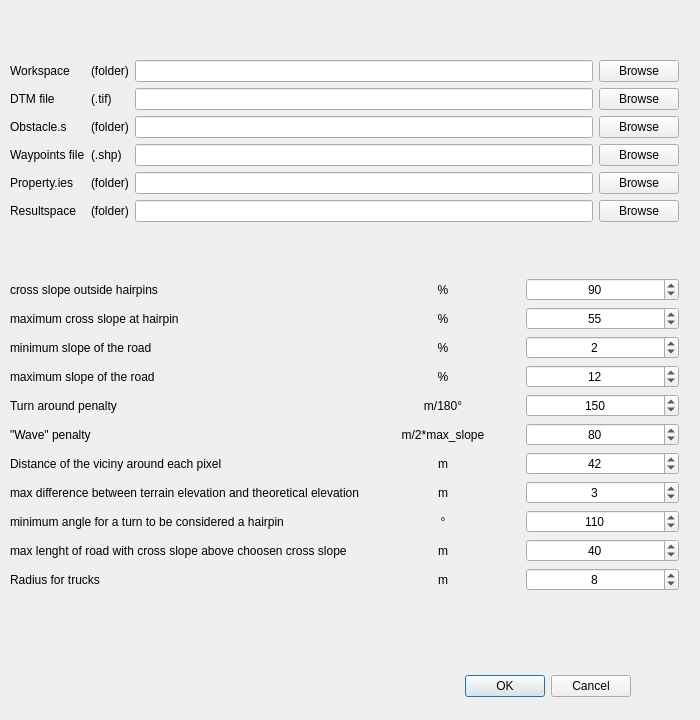
<?xml version="1.0" encoding="UTF-8"?>
<ui version="4.0">
 <class>sylvaroadDialogBase</class>
 <widget class="QDialog" name="sylvaroadDialogBase">
  <property name="geometry">
   <rect>
    <x>0</x>
    <y>0</y>
    <width>700</width>
    <height>720</height>
   </rect>
  </property>
  <property name="minimumSize">
   <size>
    <width>700</width>
    <height>720</height>
   </size>
  </property>
  <property name="maximumSize">
   <size>
    <width>700</width>
    <height>720</height>
   </size>
  </property>
  <property name="font">
   <font>
    <family>Nirmala UI</family>
    <pointsize>9</pointsize>
    <kerning>true</kerning>
   </font>
  </property>
  <property name="windowTitle">
   <string>SylvaRoad</string>
  </property>
  <property name="windowIcon">
   <iconset>
    <normalon>img/sylvaroad.ico</normalon>
   </iconset>
  </property>
  <property name="locale">
   <locale language="English" country="UnitedStates"/>
  </property>
  <widget class="QDialogButtonBox" name="button_box">
   <property name="geometry">
    <rect>
     <x>290</x>
     <y>670</y>
     <width>341</width>
     <height>32</height>
    </rect>
   </property>
   <property name="orientation">
    <enum>Qt::Horizontal</enum>
   </property>
   <property name="standardButtons">
    <set>QDialogButtonBox::Cancel|QDialogButtonBox::Ok</set>
   </property>
  </widget>
  <widget class="QWidget" name="verticalLayoutWidget">
   <property name="geometry">
    <rect>
     <x>10</x>
     <y>10</y>
     <width>669</width>
     <height>631</height>
    </rect>
   </property>
   <layout class="QVBoxLayout" name="verticalLayout">
    <item>
     <layout class="QGridLayout" name="gridLayout_3">
      <item row="5" column="0">
       <widget class="QLabel" name="label_6">
        <property name="font">
         <font>
          <family>Nirmala UI</family>
          <pointsize>9</pointsize>
          <kerning>true</kerning>
         </font>
        </property>
        <property name="text">
         <string>Resultspace</string>
        </property>
       </widget>
      </item>
      <item row="5" column="1">
       <widget class="QLabel" name="label_23">
        <property name="font">
         <font>
          <family>Nirmala UI</family>
          <pointsize>9</pointsize>
          <kerning>true</kerning>
         </font>
        </property>
        <property name="text">
         <string>(folder)</string>
        </property>
       </widget>
      </item>
      <item row="4" column="1">
       <widget class="QLabel" name="label_22">
        <property name="font">
         <font>
          <family>Nirmala UI</family>
          <pointsize>9</pointsize>
          <kerning>true</kerning>
         </font>
        </property>
        <property name="text">
         <string>(folder)</string>
        </property>
       </widget>
      </item>
      <item row="5" column="2">
       <widget class="QLineEdit" name="lineEdit_6">
        <property name="font">
         <font>
          <family>Nirmala UI</family>
          <pointsize>9</pointsize>
          <kerning>true</kerning>
         </font>
        </property>
       </widget>
      </item>
      <item row="4" column="0">
       <widget class="QLabel" name="label_5">
        <property name="font">
         <font>
          <family>Nirmala UI</family>
          <pointsize>9</pointsize>
          <kerning>true</kerning>
         </font>
        </property>
        <property name="text">
         <string>Property.ies</string>
        </property>
       </widget>
      </item>
      <item row="1" column="2">
       <widget class="QLineEdit" name="lineEdit_2">
        <property name="font">
         <font>
          <family>Nirmala UI</family>
          <pointsize>9</pointsize>
          <kerning>true</kerning>
         </font>
        </property>
       </widget>
      </item>
      <item row="0" column="1">
       <widget class="QLabel" name="label_18">
        <property name="font">
         <font>
          <family>Nirmala UI</family>
          <pointsize>9</pointsize>
          <kerning>true</kerning>
         </font>
        </property>
        <property name="text">
         <string>(folder)</string>
        </property>
       </widget>
      </item>
      <item row="2" column="0">
       <widget class="QLabel" name="label_3">
        <property name="font">
         <font>
          <family>Nirmala UI</family>
          <pointsize>9</pointsize>
          <kerning>true</kerning>
         </font>
        </property>
        <property name="text">
         <string>Obstacle.s</string>
        </property>
       </widget>
      </item>
      <item row="1" column="1">
       <widget class="QLabel" name="label_19">
        <property name="font">
         <font>
          <family>Nirmala UI</family>
          <pointsize>9</pointsize>
          <kerning>true</kerning>
         </font>
        </property>
        <property name="text">
         <string>(.tif)</string>
        </property>
       </widget>
      </item>
      <item row="2" column="2">
       <widget class="QLineEdit" name="lineEdit_3">
        <property name="font">
         <font>
          <family>Nirmala UI</family>
          <pointsize>9</pointsize>
          <kerning>true</kerning>
         </font>
        </property>
       </widget>
      </item>
      <item row="3" column="2">
       <widget class="QLineEdit" name="lineEdit_4">
        <property name="font">
         <font>
          <family>Nirmala UI</family>
          <pointsize>9</pointsize>
          <kerning>true</kerning>
         </font>
        </property>
       </widget>
      </item>
      <item row="0" column="2">
       <widget class="QLineEdit" name="lineEdit_1">
        <property name="font">
         <font>
          <family>Nirmala UI</family>
          <pointsize>9</pointsize>
          <kerning>true</kerning>
         </font>
        </property>
       </widget>
      </item>
      <item row="2" column="1">
       <widget class="QLabel" name="label_20">
        <property name="font">
         <font>
          <family>Nirmala UI</family>
          <pointsize>9</pointsize>
          <kerning>true</kerning>
         </font>
        </property>
        <property name="text">
         <string>(folder)</string>
        </property>
       </widget>
      </item>
      <item row="0" column="0">
       <widget class="QLabel" name="label_1">
        <property name="font">
         <font>
          <family>Nirmala UI</family>
          <pointsize>9</pointsize>
          <kerning>true</kerning>
         </font>
        </property>
        <property name="text">
         <string>Workspace</string>
        </property>
       </widget>
      </item>
      <item row="3" column="0">
       <widget class="QLabel" name="label_4">
        <property name="font">
         <font>
          <family>Nirmala UI</family>
          <pointsize>9</pointsize>
          <kerning>true</kerning>
         </font>
        </property>
        <property name="text">
         <string>Waypoints file</string>
        </property>
       </widget>
      </item>
      <item row="4" column="2">
       <widget class="QLineEdit" name="lineEdit_5">
        <property name="font">
         <font>
          <family>Nirmala UI</family>
          <pointsize>9</pointsize>
          <kerning>true</kerning>
         </font>
        </property>
       </widget>
      </item>
      <item row="1" column="0">
       <widget class="QLabel" name="label_2">
        <property name="font">
         <font>
          <family>Nirmala UI</family>
          <pointsize>9</pointsize>
          <kerning>true</kerning>
         </font>
        </property>
        <property name="text">
         <string>DTM file</string>
        </property>
       </widget>
      </item>
      <item row="3" column="1">
       <widget class="QLabel" name="label_21">
        <property name="font">
         <font>
          <family>Nirmala UI</family>
          <pointsize>9</pointsize>
          <kerning>true</kerning>
         </font>
        </property>
        <property name="text">
         <string>(.shp)</string>
        </property>
       </widget>
      </item>
      <item row="0" column="3">
       <widget class="QPushButton" name="pushButton_1">
        <property name="font">
         <font>
          <family>Nirmala UI</family>
          <pointsize>9</pointsize>
          <kerning>true</kerning>
         </font>
        </property>
        <property name="text">
         <string>Browse</string>
        </property>
       </widget>
      </item>
      <item row="1" column="3">
       <widget class="QPushButton" name="pushButton_2">
        <property name="font">
         <font>
          <family>Nirmala UI</family>
          <pointsize>9</pointsize>
          <kerning>true</kerning>
         </font>
        </property>
        <property name="text">
         <string>Browse</string>
        </property>
       </widget>
      </item>
      <item row="2" column="3">
       <widget class="QPushButton" name="pushButton_3">
        <property name="font">
         <font>
          <family>Nirmala UI</family>
          <pointsize>9</pointsize>
          <kerning>true</kerning>
         </font>
        </property>
        <property name="text">
         <string>Browse</string>
        </property>
       </widget>
      </item>
      <item row="3" column="3">
       <widget class="QPushButton" name="pushButton_4">
        <property name="font">
         <font>
          <family>Nirmala UI</family>
          <pointsize>9</pointsize>
          <kerning>true</kerning>
         </font>
        </property>
        <property name="text">
         <string>Browse</string>
        </property>
       </widget>
      </item>
      <item row="4" column="3">
       <widget class="QPushButton" name="pushButton_5">
        <property name="font">
         <font>
          <family>Nirmala UI</family>
          <pointsize>9</pointsize>
          <kerning>true</kerning>
         </font>
        </property>
        <property name="text">
         <string>Browse</string>
        </property>
       </widget>
      </item>
      <item row="5" column="3">
       <widget class="QPushButton" name="pushButton_6">
        <property name="font">
         <font>
          <family>Nirmala UI</family>
          <pointsize>9</pointsize>
          <kerning>true</kerning>
         </font>
        </property>
        <property name="text">
         <string>Browse</string>
        </property>
       </widget>
      </item>
     </layout>
    </item>
    <item>
     <layout class="QGridLayout" name="gridLayout_2">
      <item row="4" column="1">
       <widget class="QLabel" name="label_27">
        <property name="font">
         <font>
          <family>Nirmala UI</family>
          <pointsize>9</pointsize>
          <kerning>true</kerning>
         </font>
        </property>
        <property name="text">
         <string>%</string>
        </property>
        <property name="alignment">
         <set>Qt::AlignCenter</set>
        </property>
       </widget>
      </item>
      <item row="10" column="2">
       <widget class="QSpinBox" name="spinBox_10">
        <property name="font">
         <font>
          <family>Nirmala UI</family>
          <pointsize>9</pointsize>
          <kerning>true</kerning>
         </font>
        </property>
        <property name="alignment">
         <set>Qt::AlignCenter</set>
        </property>
        <property name="maximum">
         <number>9999</number>
        </property>
        <property name="value">
         <number>40</number>
        </property>
       </widget>
      </item>
      <item row="3" column="1">
       <widget class="QLabel" name="label_26">
        <property name="font">
         <font>
          <family>Nirmala UI</family>
          <pointsize>9</pointsize>
          <kerning>true</kerning>
         </font>
        </property>
        <property name="text">
         <string>%</string>
        </property>
        <property name="alignment">
         <set>Qt::AlignCenter</set>
        </property>
       </widget>
      </item>
      <item row="10" column="1">
       <widget class="QLabel" name="label_33">
        <property name="font">
         <font>
          <family>Nirmala UI</family>
          <pointsize>9</pointsize>
          <kerning>true</kerning>
         </font>
        </property>
        <property name="text">
         <string>m</string>
        </property>
        <property name="alignment">
         <set>Qt::AlignCenter</set>
        </property>
       </widget>
      </item>
      <item row="4" column="0">
       <widget class="QLabel" name="label_10">
        <property name="font">
         <font>
          <family>Nirmala UI</family>
          <pointsize>9</pointsize>
          <kerning>true</kerning>
         </font>
        </property>
        <property name="text">
         <string>maximum slope of the road</string>
        </property>
       </widget>
      </item>
      <item row="10" column="0">
       <widget class="QLabel" name="label_16">
        <property name="font">
         <font>
          <family>Nirmala UI</family>
          <pointsize>9</pointsize>
          <kerning>true</kerning>
         </font>
        </property>
        <property name="text">
         <string>max lenght of road with cross slope above choosen cross slope</string>
        </property>
       </widget>
      </item>
      <item row="3" column="2">
       <widget class="QSpinBox" name="spinBox_3">
        <property name="font">
         <font>
          <family>Nirmala UI</family>
          <pointsize>9</pointsize>
          <kerning>true</kerning>
         </font>
        </property>
        <property name="alignment">
         <set>Qt::AlignCenter</set>
        </property>
        <property name="value">
         <number>2</number>
        </property>
       </widget>
      </item>
      <item row="3" column="0">
       <widget class="QLabel" name="label_9">
        <property name="font">
         <font>
          <family>Nirmala UI</family>
          <pointsize>9</pointsize>
          <kerning>true</kerning>
         </font>
        </property>
        <property name="text">
         <string>minimum slope of the road</string>
        </property>
       </widget>
      </item>
      <item row="11" column="0">
       <widget class="QLabel" name="label_17">
        <property name="font">
         <font>
          <family>Nirmala UI</family>
          <pointsize>9</pointsize>
          <kerning>true</kerning>
         </font>
        </property>
        <property name="text">
         <string>Radius for trucks</string>
        </property>
       </widget>
      </item>
      <item row="8" column="2">
       <widget class="QSpinBox" name="spinBox_8">
        <property name="font">
         <font>
          <family>Nirmala UI</family>
          <pointsize>9</pointsize>
          <kerning>true</kerning>
         </font>
        </property>
        <property name="alignment">
         <set>Qt::AlignCenter</set>
        </property>
        <property name="maximum">
         <number>100</number>
        </property>
        <property name="singleStep">
         <number>1</number>
        </property>
        <property name="value">
         <number>3</number>
        </property>
       </widget>
      </item>
      <item row="0" column="2">
       <widget class="QSpinBox" name="spinBox_1">
        <property name="font">
         <font>
          <family>Nirmala UI</family>
          <pointsize>9</pointsize>
          <kerning>true</kerning>
         </font>
        </property>
        <property name="alignment">
         <set>Qt::AlignCenter</set>
        </property>
        <property name="maximum">
         <number>99999</number>
        </property>
        <property name="value">
         <number>90</number>
        </property>
       </widget>
      </item>
      <item row="6" column="2">
       <widget class="QSpinBox" name="spinBox_6">
        <property name="font">
         <font>
          <family>Nirmala UI</family>
          <pointsize>9</pointsize>
          <kerning>true</kerning>
         </font>
        </property>
        <property name="alignment">
         <set>Qt::AlignCenter</set>
        </property>
        <property name="maximum">
         <number>999</number>
        </property>
        <property name="value">
         <number>80</number>
        </property>
       </widget>
      </item>
      <item row="2" column="1">
       <widget class="QLabel" name="label_25">
        <property name="font">
         <font>
          <family>Nirmala UI</family>
          <pointsize>9</pointsize>
          <kerning>true</kerning>
         </font>
        </property>
        <property name="text">
         <string>%</string>
        </property>
        <property name="alignment">
         <set>Qt::AlignCenter</set>
        </property>
       </widget>
      </item>
      <item row="6" column="1">
       <widget class="QLabel" name="label_29">
        <property name="font">
         <font>
          <family>Nirmala UI</family>
          <pointsize>9</pointsize>
          <kerning>true</kerning>
         </font>
        </property>
        <property name="text">
         <string>m/2*max_slope</string>
        </property>
        <property name="alignment">
         <set>Qt::AlignCenter</set>
        </property>
       </widget>
      </item>
      <item row="11" column="1">
       <widget class="QLabel" name="label_34">
        <property name="font">
         <font>
          <family>Nirmala UI</family>
          <pointsize>9</pointsize>
          <kerning>true</kerning>
         </font>
        </property>
        <property name="text">
         <string>m</string>
        </property>
        <property name="alignment">
         <set>Qt::AlignCenter</set>
        </property>
       </widget>
      </item>
      <item row="4" column="2">
       <widget class="QSpinBox" name="spinBox_4">
        <property name="font">
         <font>
          <family>Nirmala UI</family>
          <pointsize>9</pointsize>
          <kerning>true</kerning>
         </font>
        </property>
        <property name="alignment">
         <set>Qt::AlignCenter</set>
        </property>
        <property name="value">
         <number>12</number>
        </property>
       </widget>
      </item>
      <item row="7" column="0">
       <widget class="QLabel" name="label_13">
        <property name="font">
         <font>
          <family>Nirmala UI</family>
          <pointsize>9</pointsize>
          <kerning>true</kerning>
         </font>
        </property>
        <property name="text">
         <string>Distance of the viciny around each pixel</string>
        </property>
       </widget>
      </item>
      <item row="0" column="0">
       <widget class="QLabel" name="label_7">
        <property name="font">
         <font>
          <family>Nirmala UI</family>
          <pointsize>9</pointsize>
          <kerning>true</kerning>
         </font>
        </property>
        <property name="text">
         <string>cross slope outside hairpins</string>
        </property>
       </widget>
      </item>
      <item row="7" column="2">
       <widget class="QSpinBox" name="spinBox_7">
        <property name="font">
         <font>
          <family>Nirmala UI</family>
          <pointsize>9</pointsize>
          <kerning>true</kerning>
         </font>
        </property>
        <property name="alignment">
         <set>Qt::AlignCenter</set>
        </property>
        <property name="maximum">
         <number>999</number>
        </property>
        <property name="value">
         <number>42</number>
        </property>
       </widget>
      </item>
      <item row="5" column="1">
       <widget class="QLabel" name="label_28">
        <property name="font">
         <font>
          <family>Nirmala UI</family>
          <pointsize>9</pointsize>
          <kerning>true</kerning>
         </font>
        </property>
        <property name="text">
         <string>m/180°</string>
        </property>
        <property name="alignment">
         <set>Qt::AlignCenter</set>
        </property>
       </widget>
      </item>
      <item row="9" column="0">
       <widget class="QLabel" name="label_15">
        <property name="font">
         <font>
          <family>Nirmala UI</family>
          <pointsize>9</pointsize>
          <kerning>true</kerning>
         </font>
        </property>
        <property name="text">
         <string>minimum angle for a turn to be considered a hairpin</string>
        </property>
       </widget>
      </item>
      <item row="9" column="1">
       <widget class="QLabel" name="label_32">
        <property name="font">
         <font>
          <family>Nirmala UI</family>
          <pointsize>9</pointsize>
          <kerning>true</kerning>
         </font>
        </property>
        <property name="text">
         <string>°</string>
        </property>
        <property name="alignment">
         <set>Qt::AlignCenter</set>
        </property>
       </widget>
      </item>
      <item row="11" column="2">
       <widget class="QSpinBox" name="spinBox_11">
        <property name="font">
         <font>
          <family>Nirmala UI</family>
          <pointsize>9</pointsize>
          <kerning>true</kerning>
         </font>
        </property>
        <property name="alignment">
         <set>Qt::AlignCenter</set>
        </property>
        <property name="maximum">
         <number>999</number>
        </property>
        <property name="value">
         <number>8</number>
        </property>
       </widget>
      </item>
      <item row="0" column="1">
       <widget class="QLabel" name="label_24">
        <property name="font">
         <font>
          <family>Nirmala UI</family>
          <pointsize>9</pointsize>
          <kerning>true</kerning>
         </font>
        </property>
        <property name="text">
         <string>%</string>
        </property>
        <property name="alignment">
         <set>Qt::AlignCenter</set>
        </property>
       </widget>
      </item>
      <item row="7" column="1">
       <widget class="QLabel" name="label_30">
        <property name="font">
         <font>
          <family>Nirmala UI</family>
          <pointsize>9</pointsize>
          <kerning>true</kerning>
         </font>
        </property>
        <property name="text">
         <string>m</string>
        </property>
        <property name="alignment">
         <set>Qt::AlignCenter</set>
        </property>
       </widget>
      </item>
      <item row="2" column="2">
       <widget class="QSpinBox" name="spinBox_2">
        <property name="font">
         <font>
          <family>Nirmala UI</family>
          <pointsize>9</pointsize>
          <kerning>true</kerning>
         </font>
        </property>
        <property name="alignment">
         <set>Qt::AlignCenter</set>
        </property>
        <property name="maximum">
         <number>999</number>
        </property>
        <property name="value">
         <number>55</number>
        </property>
       </widget>
      </item>
      <item row="9" column="2">
       <widget class="QSpinBox" name="spinBox_9">
        <property name="font">
         <font>
          <family>Nirmala UI</family>
          <pointsize>9</pointsize>
          <kerning>true</kerning>
         </font>
        </property>
        <property name="alignment">
         <set>Qt::AlignCenter</set>
        </property>
        <property name="maximum">
         <number>360</number>
        </property>
        <property name="value">
         <number>110</number>
        </property>
       </widget>
      </item>
      <item row="5" column="0">
       <widget class="QLabel" name="label_11">
        <property name="font">
         <font>
          <family>Nirmala UI</family>
          <pointsize>9</pointsize>
          <kerning>true</kerning>
         </font>
        </property>
        <property name="text">
         <string>Turn around penalty</string>
        </property>
       </widget>
      </item>
      <item row="5" column="2">
       <widget class="QSpinBox" name="spinBox_5">
        <property name="font">
         <font>
          <family>Nirmala UI</family>
          <pointsize>9</pointsize>
          <kerning>true</kerning>
         </font>
        </property>
        <property name="alignment">
         <set>Qt::AlignCenter</set>
        </property>
        <property name="maximum">
         <number>99999</number>
        </property>
        <property name="value">
         <number>150</number>
        </property>
       </widget>
      </item>
      <item row="6" column="0">
       <widget class="QLabel" name="label_12">
        <property name="font">
         <font>
          <family>Nirmala UI</family>
          <pointsize>9</pointsize>
          <kerning>true</kerning>
         </font>
        </property>
        <property name="text">
         <string>&quot;Wave&quot; penalty</string>
        </property>
       </widget>
      </item>
      <item row="8" column="1">
       <widget class="QLabel" name="label_31">
        <property name="font">
         <font>
          <family>Nirmala UI</family>
          <pointsize>9</pointsize>
          <kerning>true</kerning>
         </font>
        </property>
        <property name="text">
         <string>m</string>
        </property>
        <property name="alignment">
         <set>Qt::AlignCenter</set>
        </property>
       </widget>
      </item>
      <item row="2" column="0">
       <widget class="QLabel" name="label_8">
        <property name="font">
         <font>
          <family>Nirmala UI</family>
          <pointsize>9</pointsize>
          <kerning>true</kerning>
         </font>
        </property>
        <property name="text">
         <string>maximum cross slope at hairpin</string>
        </property>
       </widget>
      </item>
      <item row="8" column="0">
       <widget class="QLabel" name="label_14">
        <property name="font">
         <font>
          <family>Nirmala UI</family>
          <pointsize>9</pointsize>
          <kerning>true</kerning>
         </font>
        </property>
        <property name="text">
         <string>max difference between terrain elevation and theoretical elevation</string>
        </property>
       </widget>
      </item>
     </layout>
    </item>
   </layout>
  </widget>
 </widget>
 <resources/>
 <connections>
  <connection>
   <sender>button_box</sender>
   <signal>accepted()</signal>
   <receiver>sylvaroadDialogBase</receiver>
   <slot>accept()</slot>
   <hints>
    <hint type="sourcelabel">
     <x>20</x>
     <y>20</y>
    </hint>
    <hint type="destinationlabel">
     <x>20</x>
     <y>20</y>
    </hint>
   </hints>
  </connection>
  <connection>
   <sender>button_box</sender>
   <signal>rejected()</signal>
   <receiver>sylvaroadDialogBase</receiver>
   <slot>reject()</slot>
   <hints>
    <hint type="sourcelabel">
     <x>20</x>
     <y>20</y>
    </hint>
    <hint type="destinationlabel">
     <x>20</x>
     <y>20</y>
    </hint>
   </hints>
  </connection>
 </connections>
</ui>
